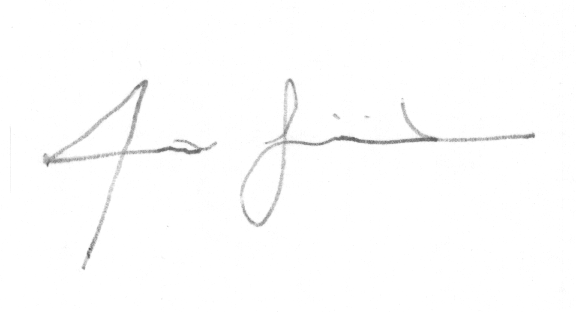
#> input picture data/signatures/signatures_1/forgeries_1_23.png, 576 x 312 px, found by its file name; its folder holds only this picture in this run
$ python preprocess.py
#> lines starting #> are read from the running program, lines starting #| are printed output that depends on the picture; after the words box and inside, x2 and y2 are one past the last pixel; in counts of white or black regions, pixels touching at a corner belong together
### src/features.py
from skimage.feature import hog
import numpy as np

def extract_hog_features(images):
    features = []
    for img in images:
        img_uint8 = (img * 255).astype('uint8')
        fd = hog(
            img_uint8,
            orientations=9,
            pixels_per_cell=(8, 8),
            cells_per_block=(2, 2),
            block_norm='L2-Hys'
        )
        features.append(fd)

    return np.array(features)

### src/preprocess.py
import os
import cv2
import numpy as np

DATA_PATH = r"C:\Users\ADMIN\Desktop\Projects\signature-auth\data\signatures"
IMG_SIZE = (128, 128)
def load_images(data_path):
    images = []
    labels = []

    for signer_folder in sorted(os.listdir(data_path)):
        folder_path = os.path.join(data_path, signer_folder)
        if not os.path.isdir(folder_path):
            continue

        for filename in os.listdir(folder_path):
            filepath = os.path.join(folder_path, filename)

            if filename.startswith("original"):
                label = 1  # genuine
            elif filename.startswith("forgeries"):
                label = 0  # forged
            else:
                continue

            img = cv2.imread(filepath, cv2.IMREAD_GRAYSCALE)
#> img is the input picture: shape (312, 576); min 92, max 255, mean 253
            if img is None:
                continue

            img = preprocess(img)
#> in preprocess, `img = cv2.resize(img, IMG_SIZE)`:
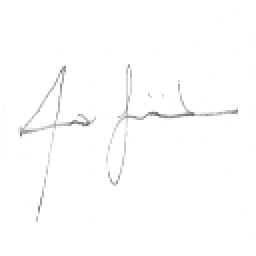
#> img: shape (128, 128) (shown 2 times larger); min 108, max 255, mean 253
#> in preprocess, `_, img = cv2.threshold(img, 0, 255, cv2.THRESH_BINARY_INV + cv2.THRESH..`:
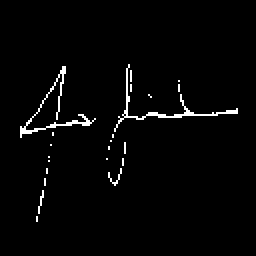
#> img: shape (128, 128) (shown 2 times larger); 2.2% white in thin lines or dots, all inside (x1, y1, x2, y2) = (10, 32, 119, 111)
            images.append(img)
            labels.append(label)
#> pass 2 of the loop in load_images, `for signer_folder in sorted(os.listdir(data_path)):`:
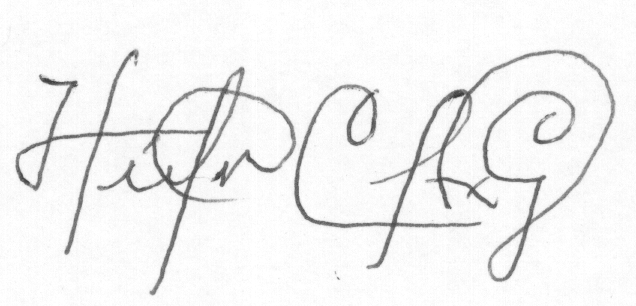
#> input picture data/signatures/signatures_17/forgeries_17_4.png, 636 x 306 px, found by its file name
#> in load_images, img is the input picture: shape (306, 636); min 53, max 255, mean 242.1
#> in preprocess (call 2), `img = cv2.resize(img, IMG_SIZE)`:
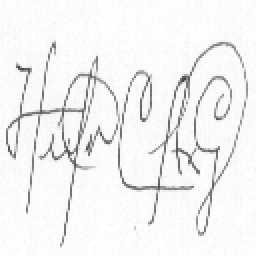
#> img: shape (128, 128) (shown 2 times larger); min 67, max 255, mean 241.9
#> in preprocess (call 2), `_, img = cv2.threshold(img, 0, 255, cv2.THRESH_BINARY_INV + cv2.THRESH..`:
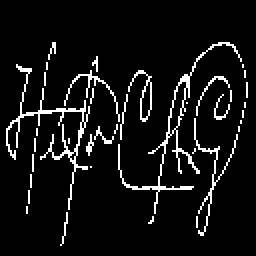
#> img: shape (128, 128) (shown 2 times larger); 7.2% white in thin lines or dots, all inside (x1, y1, x2, y2) = (3, 21, 124, 123)

    return np.array(images), np.array(labels)

def preprocess(img):
    # Resize
    img = cv2.resize(img, IMG_SIZE)
    # Otsu thresholding — converts to binary
    _, img = cv2.threshold(img, 0, 255, cv2.THRESH_BINARY_INV + cv2.THRESH_OTSU)
    # Normalize to 0-1
    img = img / 255.0
    return img

if __name__ == "__main__":
    images, labels = load_images(DATA_PATH)
#> labels = [0, 0]
    print(f"Loaded {len(images)} images")
#| Loaded 2 images
    print(f"Genuine: {sum(labels)} | Forged: {len(labels) - sum(labels)}")
#| Genuine: 0 | Forged: 2

    from features import extract_hog_features
    features = extract_hog_features(images)
#> the loop in extract_hog_features, `for img in images:` made 2 passes
#> after the loop in extract_hog_features, `for img in images:`: features = 2 items
    print(f"Feature vector shape: {features.shape}")
#| Feature vector shape: (2, 8100)
